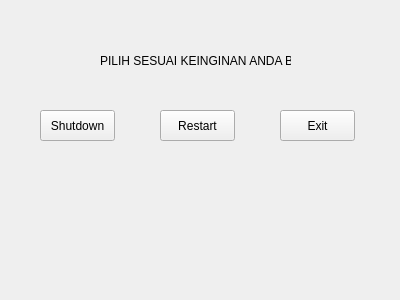
<?xml version="1.0" encoding="UTF-8"?>
<ui version="4.0">
 <class>Form</class>
 <widget class="QWidget" name="Form">
  <property name="geometry">
   <rect>
    <x>0</x>
    <y>0</y>
    <width>400</width>
    <height>300</height>
   </rect>
  </property>
  <property name="windowTitle">
   <string>Form</string>
  </property>
  <widget class="QPushButton" name="Shutdown">
   <property name="geometry">
    <rect>
     <x>40</x>
     <y>110</y>
     <width>75</width>
     <height>31</height>
    </rect>
   </property>
   <property name="text">
    <string>Shutdown</string>
   </property>
  </widget>
  <widget class="QPushButton" name="Restart">
   <property name="geometry">
    <rect>
     <x>160</x>
     <y>110</y>
     <width>75</width>
     <height>31</height>
    </rect>
   </property>
   <property name="text">
    <string>Restart</string>
   </property>
  </widget>
  <widget class="QPushButton" name="Exit">
   <property name="geometry">
    <rect>
     <x>280</x>
     <y>110</y>
     <width>75</width>
     <height>31</height>
    </rect>
   </property>
   <property name="text">
    <string>Exit</string>
   </property>
  </widget>
  <widget class="QLabel" name="label">
   <property name="geometry">
    <rect>
     <x>100</x>
     <y>50</y>
     <width>191</width>
     <height>21</height>
    </rect>
   </property>
   <property name="text">
    <string>PILIH SESUAI KEINGINAN ANDA BOS</string>
   </property>
   <property name="textFormat">
    <enum>Qt::PlainText</enum>
   </property>
  </widget>
 </widget>
 <resources/>
 <connections>
  <connection>
   <sender>Exit</sender>
   <signal>clicked()</signal>
   <receiver>Form</receiver>
   <slot>close()</slot>
   <hints>
    <hint type="sourcelabel">
     <x>317</x>
     <y>125</y>
    </hint>
    <hint type="destinationlabel">
     <x>199</x>
     <y>149</y>
    </hint>
   </hints>
  </connection>
 </connections>
</ui>
